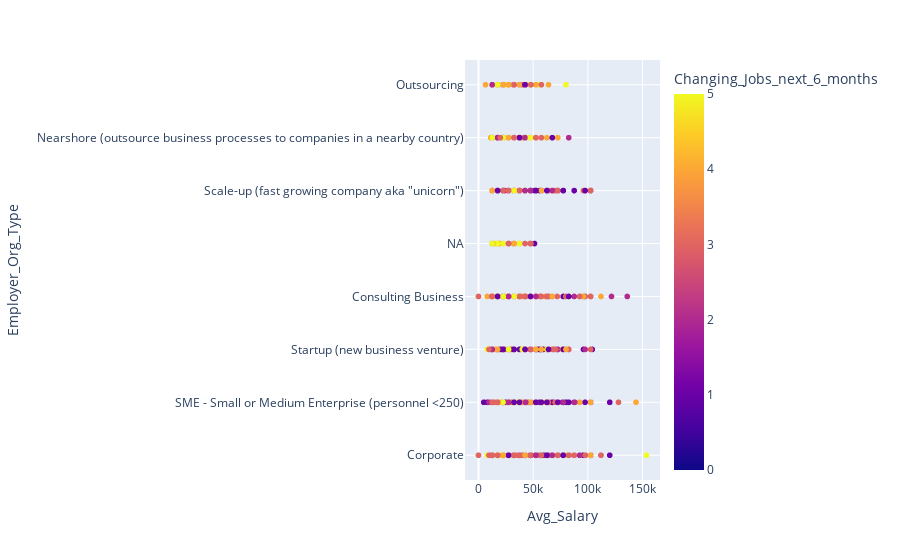

The notebook cell saved with this chart:
### Code cell
fig_1=px.scatter(comp_df,
                 x='Avg_Salary', 
                 y='Employer_Org_Type',
                 #facet_row='Employer_Size',
                 color='Changing_Jobs_next_6_months', 
                 category_orders={'Employer_Size':['Less than 10 employees',
                                                     '10 - 19 employees',
                                                     '20 - 99 employees',
                                                     '100 - 499 employees',
                                                     '500 - 999 employees',
                                                     '1000 - 4.999 employees',
                                                     'More than 5.000 employees'],
                                  'Changing_Jobs_next_6_months':['0','1','2','3','4','5']
                                 },
                #height=2000
                )
fig.update_layout(dict(showlegend=False))
fig_1.show()

### Figure 1 — Plotly figure (JSON) as saved in the notebook; plotly's stock layout.template omitted (floating-point values rounded to 4 significant figures; data arrays with more than 128 entries replaced by an {"elided": "..."} marker saying what was removed)
{"data": [{"hovertemplate": "Avg_Salary=%{x}<br>Employer_Org_Type=%{y}<br>Changing_Jobs_next_6_months=%{marker.color}<extra></extra>", "legendgroup": "", "marker": {"color": {"elided": "3371 int values"}, "coloraxis": "coloraxis", "symbol": "circle"}, "mode": "markers", "name": "", "showlegend": false, "type": "scattergl", "x": {"elided": "3371 int values"}, "xaxis": "x", "y": {"elided": "3371 str values"}, "yaxis": "y"}], "layout": {"coloraxis": {"colorbar": {"title": {"text": "Changing_Jobs_next_6_months"}}, "colorscale": [[0, "#0d0887"], [0.1111, "#46039f"], [0.2222, "#7201a8"], [0.3333, "#9c179e"], [0.4444, "#bd3786"], [0.5556, "#d8576b"], [0.6667, "#ed7953"], [0.7778, "#fb9f3a"], [0.8889, "#fdca26"], [1, "#f0f921"]]}, "legend": {"tracegroupgap": 0}, "margin": {"t": 60}, "xaxis": {"anchor": "y", "domain": [0, 1], "title": {"text": "Avg_Salary"}}, "yaxis": {"anchor": "x", "domain": [0, 1], "title": {"text": "Employer_Org_Type"}}}}
